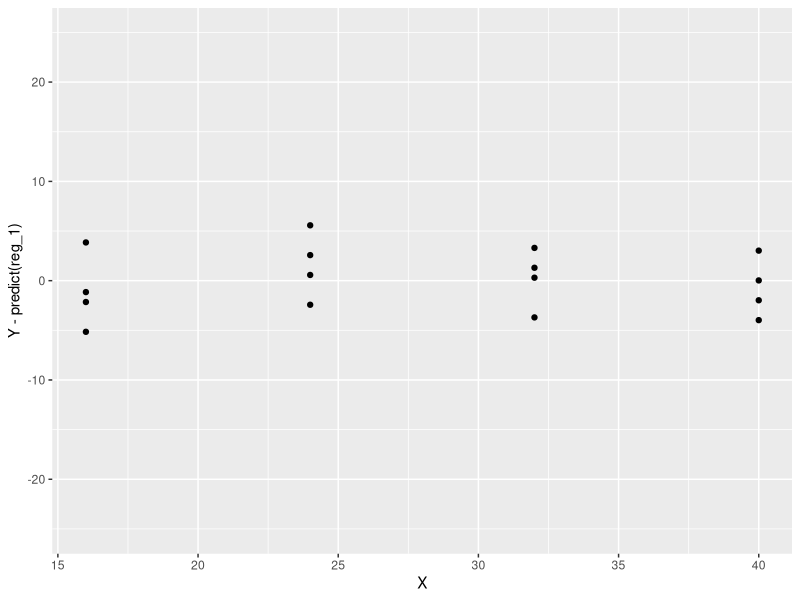
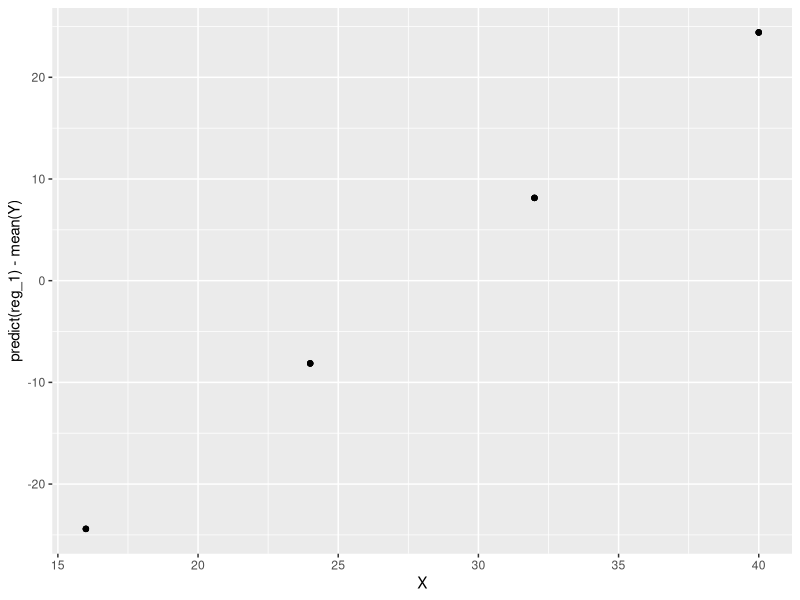
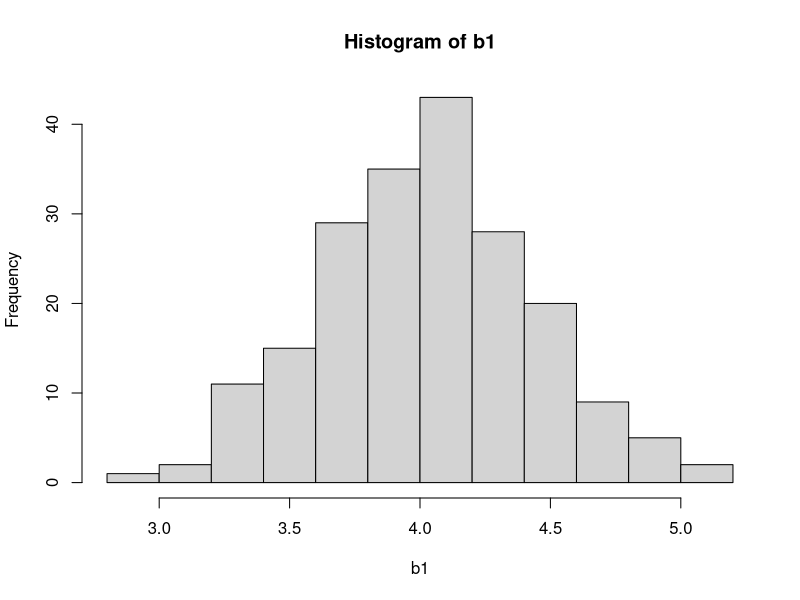
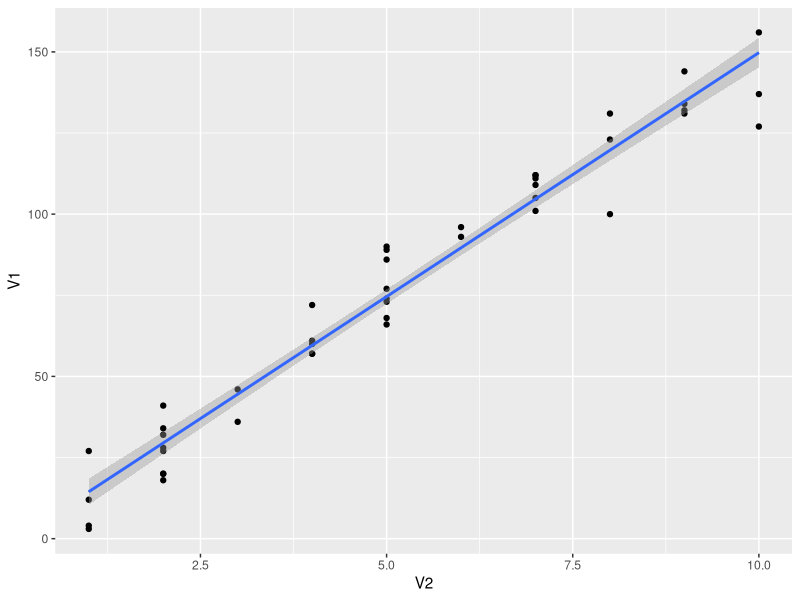

Recreate these plots in R, in order.
## ---- chunk 1
knitr::opts_chunk$set(echo = TRUE)
## ---- chunk 2
gpa <- read.table("CH01PR19.txt", header = FALSE)
names(gpa) <- c("Y", "X")
reg <- lm(Y~X, data = gpa)
coe <- summary(reg)$coefficients
anova(reg)
## ---- chunk 3
F_stat <- (coe[2, 1]/(coe[2, 2])) ^ 2
F_ref <- qf(0.99, 1, 118)
F_stat > F_ref
## ---- chunk 4
R2 <- anova(reg)[1, 2] / (anova(reg)[1, 2] + anova(reg)[2, 2])
r <- sqrt(R2)
r
## ---- chunk 5
plastic <- read.table("CH01PR22.txt")
names(plastic) <- c("Y", "X")
reg_1 <- lm(Y~X, data = plastic)
anova(reg_1)
## ---- chunk 6
coe_1 <- summary(reg_1)$coefficients
F_1 <- (coe_1[2, 1]/coe_1[2, 2])^2
P_1 <- 1-pf(F_1, 1, 14)
P_1 < 0.01
## ---- chunk 7
library(ggplot2)
ggplot(plastic, aes(y = Y - predict(reg_1), x = X)) + geom_point() + ylim(c(-25, 25))

ggplot(plastic, aes(y = predict(reg_1) - mean(Y), x = X)) + geom_point()
## ---- chunk 8
R2_1 <- anova(reg_1)[1, 2] / (anova(reg_1)[1, 2] + anova(reg_1)[2, 2])
r_1 <- sqrt(R2_1)
## ---- chunk 9
set.seed(1)
err <- rnorm(5, 0, 5)
X <- seq(4, 20, 4)
Y <- 4*X + 20 + err
reg_2 <- lm(Y~X)
reg_2
X_h <- data.frame(X = 10)
predict(reg_2, X_h, se.fit = TRUE, interval = "confidence", level = 0.95)
## ---- chunk 10
b1 <- c()
CIs <- list()

for (i in 1:200) {
  set.seed(i)
  err <- rnorm(5, 0, 5)
  X <- seq(4, 20, 4)
  Y <- 4*X + 20 + err
  reg <- lm(Y~X)
  ce <- summary(reg)$coefficients
  b1[i] <- ce[2, 1]
  pre <- predict(reg, X_h, se.fit = TRUE, interval = "confidence", level = 0.95)$fit
  CIs[[i]] <- c(pre[2], pre[3])
}
## ---- chunk 11
hist(b1)
mean(b1)
sd(b1)
## ---- chunk 12
p = 0
for(i in 1:200) {
  if(60 >= CIs[[i]][1] && 60 <= CIs[[i]][2]) {
    p = p + 1;
  }
}
p / 200 
## ---- chunk 13
copier <- read.table("CH01PR20.txt")
library(ggplot2)
pred <- predict(lm(V1~V2, copier))
ggplot(copier, aes(x = V2, y = V1)) + geom_point() + geom_line(aes(y = pred)) + geom_smooth(method = "lm", level = 0.9)
